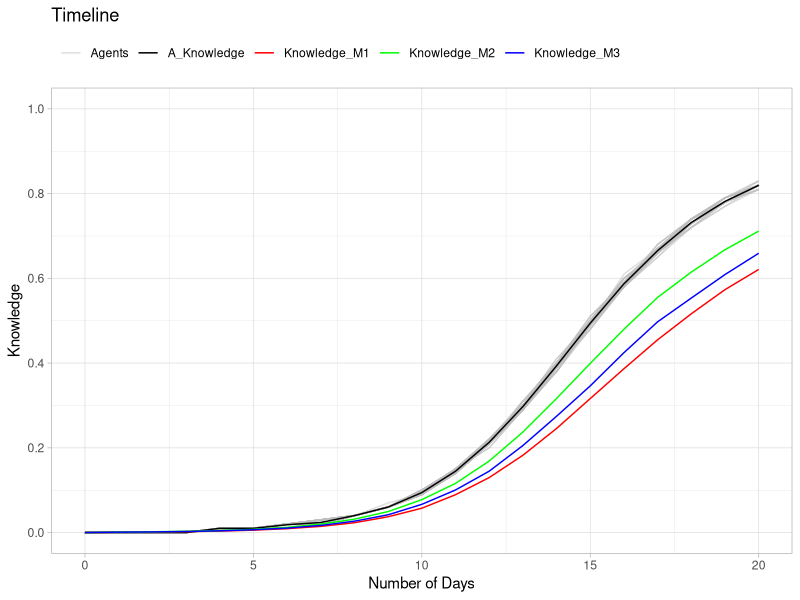
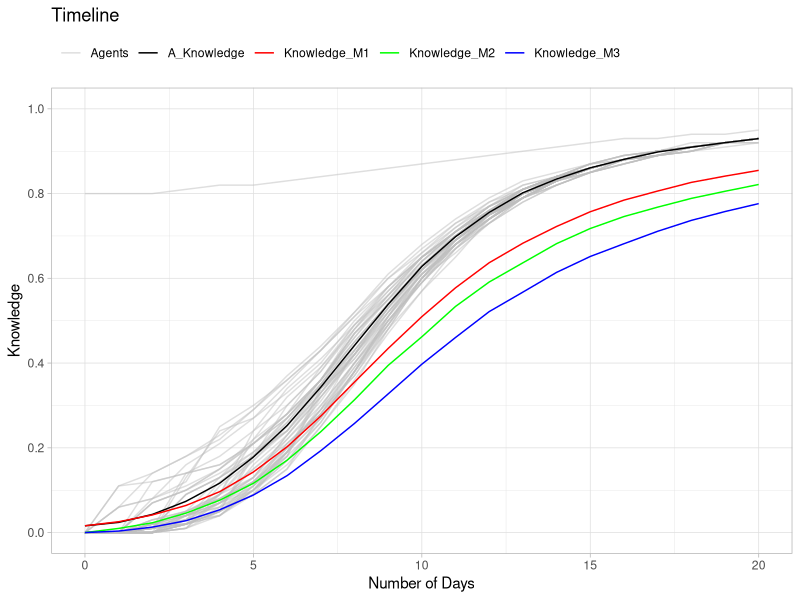
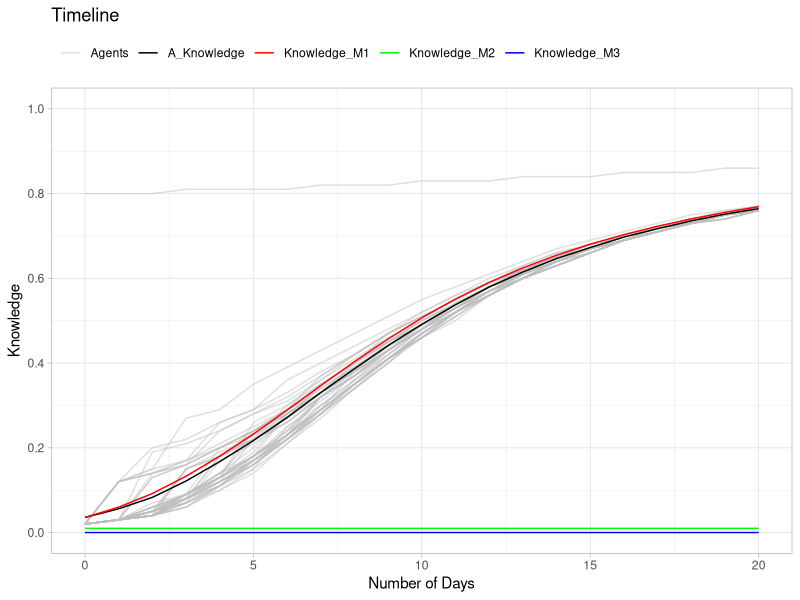
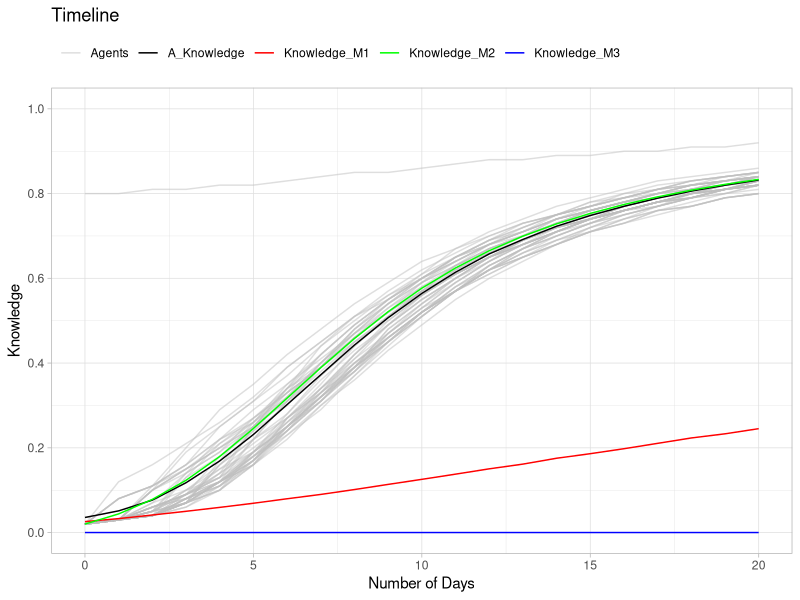
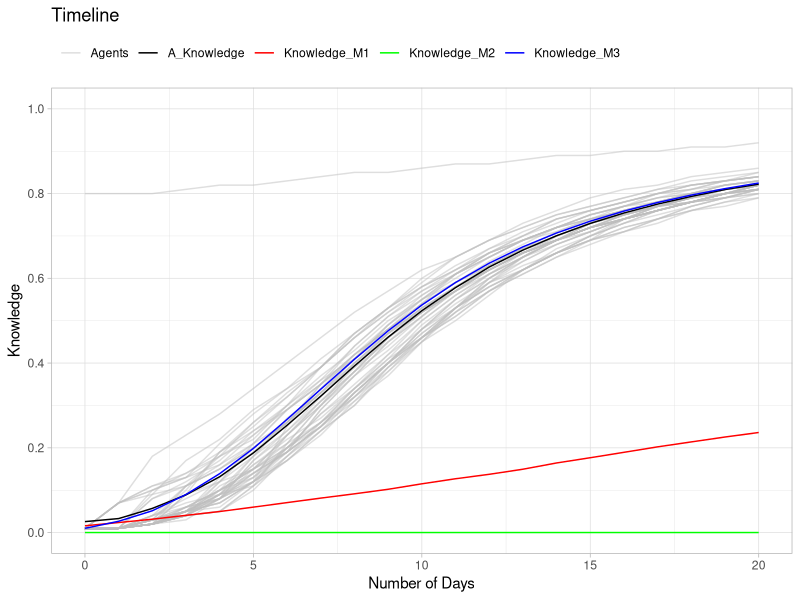

Reproduce these figures in R, in order. (Note: a time limit stopped this script after it produced the figures.)
## ---- chunk 1
library(tidyverse)  
# set.seed(1)
## ---- chunk 2
nA = 10           # number of Agents
## ---- chunk 3
update_Pop <- function(Pop = Pop,
                       name = Parametername,
                       Typ = "",
                       add = 0,
                       fac = 1,
                       set = FALSE) {
  if (Typ != "") {
    name <- paste(name, Typ, sep = "_")
  }
  if (set == FALSE) {
    if (name %in% colnames(Pop)) {
      Pop <- Pop %>%
        mutate( !!name := ( .data[[name]] + add ) * fac )
    }
  } else {
    Pop <- Pop %>%
      mutate( !!name := add * fac )
  }
  return(Pop)
}
## ---- chunk 4
longer_Pop <- function(Pop = Pop){
  Pop_long <- Pop %>%
  pivot_longer(cols = starts_with("Knowledge_"),
               names_to = "Typ",
               names_prefix = "Knowledge_",  
               values_to = "Knowledge" )
  return(Pop_long)
}
## ---- chunk 5
wider_Pop <- function(Pop_long = Pop_long){
  Pop <- Pop_long %>%
    select(-starts_with("tmp_")) %>%
    pivot_wider(names_from = Typ,
                values_from = Knowledge,
                names_prefix = "Knowledge_" ) %>%
  select(starts_with("ID"),
         starts_with("A_"),
         starts_with("Knowledge_"),
         starts_with("r_"),
         starts_with("c_"),
         everything())
  return(Pop)
}
## ---- chunk 6
update_Knowledge <- function(Pop = Pop){
  Pop_long <- longer_Pop(Pop = Pop)
  Pop_long <- Pop_long %>%
    group_by(ID) %>%
    mutate(tmp_Rank = rank(Knowledge, ties.method = "random"),
           tmp_Rank = max(tmp_Rank) - tmp_Rank + 1,
           tmp_Rank = 0.5 ^ tmp_Rank,
           tmp_LR = Knowledge * tmp_Rank,
           A_Knowledge = max(Knowledge),
           A_LearnRate = max(sum(tmp_LR),1E-3),
           A_Profile = min((A_LearnRate) / (A_Knowledge * sum(tmp_Rank)), 1),
           A_Profile = (A_Profile - 0.5) * 2,
           A_Knowledge = round(A_Knowledge, digits = 2)) %>%
    ungroup() 
  Pop <- wider_Pop(Pop_long = Pop_long)
return(Pop)
}
## ---- chunk 7
update_Topic <- function(Pop = Pop){
  Pop_long <- longer_Pop(Pop = Pop)
  Pop_long <- Pop_long %>%
    group_by(ID) %>%
    mutate(tmp_Rank = rank(Knowledge, ties.method = "random"),
           tmp_Rank = max(tmp_Rank) - tmp_Rank + 1,
           tmp_Rank = 0.5 ^ tmp_Rank,
           A_Topic = Typ[which.max(tmp_Rank)]) %>%
    ungroup() 
  Pop <- wider_Pop(Pop_long = Pop_long)
return(Pop)
}
## ---- chunk 8
gen_Pop <- function(nA = NumberOfAgents,
                    K = Knowledge,
                    Typ = SpezKnowledge,
                    pWD = percentsWorkingaDay,
                    pMD = percentsMeetingsaDay){
  ID <- seq_len(nA)
  Pop <- tibble( ID = ID, "A_Topic" = "")
  Pop <- update_Pop(Pop = Pop, name = "A_Knowledge", add = 0, set = TRUE)
  Pop <- update_Pop(Pop = Pop, name = "A_Profile", add = 0, set = TRUE)
  Pop <- update_Pop(Pop = Pop, name = "A_LearnRate", add = 0, set = TRUE)
  Pop <- update_Pop(Pop = Pop, name = "A_pWorkDay", add = pWD, set = TRUE)
  Pop <- update_Pop(Pop = Pop, name = "A_pMeetDay", add = pMD, set = TRUE)
  if (length(Typ) > 0) {
    for (i in seq_along(Typ)) {
      Pop <- update_Pop(Pop = Pop, 
                        name = "Knowledge", 
                        Typ = Typ[[i]], 
                        add = K[[i]],
                        set = TRUE)
    }
  }
  Pop <- update_Knowledge(Pop = Pop)
  Pop <- update_Topic(Pop = Pop)
  return(Pop)
  }

## ---- chunk 9
Pop <- gen_Pop( nA = 10, 
                K = list(0.2,0.2), 
                Typ = list("M0", "M1"), 
                pWD = 1, 
                pMD = 0.8)
Pop <- gen_Pop( nA = 10, 
                K = list(0.1, 0.2, 0.0), 
                Typ = list("M1", "M2", "M3"), 
                pWD = 1,
                pMD = 0.8)
Pop
## ---- chunk 10
prep_Counter <- function(Pop = Pop,
                         set = TRUE){
  Pop <- update_Pop(Pop = Pop, name = "c_time_meet", add = 0, set = set)
  Pop <- update_Pop(Pop = Pop, name = "c_time_learn", add = 0, set = set)
  Pop <- update_Pop(Pop = Pop, name = "c_n_meet", add = 0, set = set)
  return(Pop)
  }
## ---- chunk 11
prep_Res <- function(Pop = Pop,
                        time_day = hoursDay,
                        set = TRUE){
  Pop <- update_Pop(Pop = Pop, 
                    name = "r_time_meet", 
                    add = time_day * Pop[["A_pWorkDay"]], 
                    fac = Pop[["A_pMeetDay"]],
                    set = set)
  Pop <- update_Pop(Pop = Pop, 
                    name = "r_time_learn", 
                    add = time_day * Pop[["A_pWorkDay"]], 
                    fac = 1 - (Pop[["A_pMeetDay"]]) ,
                    set = set)
  return(Pop)
  }
## ---- chunk 12
Pop <- gen_Pop( nA = 10, 
                K = list(0.01, 0.2), 
                Typ = list("M1", "M2"), 
                pWD = 0.5,
                pMD = 0.8)
Pop <- prep_Counter( Pop = Pop)
Pop <- prep_Res( Pop = Pop, time_day = 8)
Pop
## ---- chunk 13
sel_SubPop <- function(Pop = Pop,
                       IDs = NULL,
                       n = 2) {
  if (is.null(IDs)) {
    IDs <- sample( Pop[["ID"]], size=n )
    }
  SubPop <- list()
  SubPop$sel <- Pop %>%
    filter(ID %in% IDs) %>%
    arrange(match(ID, IDs))
  SubPop$rest <- Pop %>%
    filter(!ID %in% IDs)
  return(SubPop)
}
## ---- chunk 14
SubPop <- sel_SubPop( Pop = Pop )
SubPop$sel
SubPop$rest
## ---- chunk 15
SubPop <- sel_SubPop( Pop = Pop , IDs = c(2, 1))
SubPop$sel
SubPop$rest
## ---- chunk 16
int_SubPop <- function(SubPop = SubPop,
                       Pop = Pop) {
  col_sort <- colnames(Pop)
  SubPop <- SubPop[, col_sort]
  IDs <- SubPop[["ID"]]
  Pop[Pop$ID %in% IDs,] <- SubPop
  Pop <- Pop %>%
    arrange(ID)
  return(Pop)
}
## ---- chunk 17
Pop
SubPop <- sel_SubPop(Pop = Pop, n = 2 )$sel
SubPop <- update_Pop(Pop = SubPop,
                     name = "Knowledge",
                     Typ = "M2",
                     add = 0,
                     set = TRUE)
Pop <- int_SubPop(SubPop = SubPop, Pop = Pop)
Pop <- update_Knowledge(Pop = Pop)
Pop <- update_Topic(Pop = Pop)
Pop
## ---- chunk 18

get_Timeline <- function(TL = Timeline,
                         Time = 0,
                         Pop = Pop) {
  TLadd <- Pop %>%
    mutate(Time = Time) %>%
    select(starts_with("ID"),
           starts_with("Time"),
           starts_with("A_Knowledge"),
           starts_with("Knowledge_"))
  if (Time == 0) {
    TL <- TLadd
  } else {
    TL <- bind_rows(TL, TLadd)
  }
  return(TL) 
}
## ---- chunk 19
Timeline <- get_Timeline(TL = Timeline,
                         Time = 0,
                         Pop = Pop)
Timeline <- get_Timeline(TL = Timeline,
                         Time = 1,
                         Pop = Pop)
Timeline

## ---- chunk 20
learn <- function(Pop = Pop,
                  con = TRUE) {
  if (con == TRUE){
    Pop <- Pop %>%
      mutate(r_time_learn = r_time_learn + r_time_meet,
             r_time_meet = 0)
    Pop <- update_Knowledge(Pop = Pop)
    Pop <- update_Topic(Pop = Pop)
  } 
  
  Pop_long <- longer_Pop(Pop = Pop)
  Pop_long <- Pop_long %>%
    group_by(ID) %>%
    mutate(r_time_learn = ifelse(Typ == A_Topic, r_time_learn, 0)) %>%
    mutate(tmp_LearnRate = A_LearnRate,
           tmp_Time0 = ( 1 - Knowledge )^( 1 / -tmp_LearnRate ),
           Knowledge = 1 - ( tmp_Time0 + r_time_learn )^( -tmp_LearnRate )) %>%
    mutate(c_time_learn = c_time_learn + sum(r_time_learn),
           r_time_learn = 0) %>%
    ungroup()
  Pop <- wider_Pop(Pop_long = Pop_long)
return(Pop)
}
## ---- chunk 21
Pop <- gen_Pop( nA = 5, 
                K = list(c(0.8, 0.3, 0, 0 ,0), 
                         c(0.0, 0.4, 0.7, 0 ,0), 
                         c(0.0, 0.4, 0.7, 0 ,0)), 
                Typ = list("M1", "M2", "M3"), 
                pWD = 1.0,
                pMD = 0.8)

Pop <- prep_Counter( Pop = Pop)
Pop <- prep_Res( Pop = Pop, time_day = 8)
Pop <- learn(Pop = Pop, con = FALSE)
Pop <- update_Knowledge(Pop = Pop)
Pop <- update_Topic(Pop = Pop)
Pop
## ---- chunk 22
sel_Pairs_rnd <- function(Pop = Pop,
                          psize = percentsOfPop) {   
  sID <- "tmp_ID"
  psize <- min(psize, 1)
  nR <- nrow(Pop)
  n <- round(nR * psize * 0.49, 0)
  n <- max(n, 1)
  
  SubPop <- sel_SubPop( Pop = Pop, n = n)   
  Slot1 <- SubPop$sel %>%     
    mutate(!!sID := seq_len(n))
  if (nrow(SubPop$rest) == n) {
    Slot2 <- SubPop$rest
  } else {
    SubPop <- sel_SubPop( Pop = SubPop$rest, n = n) 
    Slot2 <- SubPop$sel
  }
  Slot2 <- Slot2 %>%     
    mutate(!!sID := seq_len(n))
  Pairs <- bind_rows(Slot1, Slot2)
  return(Pairs)  
  }  
## ---- chunk 23
Pop
Pairs <- sel_Pairs_rnd(Pop = Pop, psize = 0.5)
Pairs
Pairs <- sel_Pairs_rnd(Pop = Pairs, psize = 1)
Pairs
## ---- chunk 24
learn_Pairs <- function(Pairs = Pairs,
                        time_meet = time_meet) {
  Pop_long <- longer_Pop(Pop = Pairs)
  Pop_long <- Pop_long %>%
  group_by(tmp_ID) %>%
    mutate(tmp_LearnRate = mean(A_LearnRate),
           tmp_facT = ifelse(Typ == A_Topic, 1, 0)) %>%
  group_by(tmp_ID, Typ) %>%
    mutate(tmp_facT = mean(tmp_facT )) %>%
  group_by(ID) %>%
    mutate(tmp_time_learn = tmp_facT * time_meet,
           tmp_Time0 = ( 1 - Knowledge )^( 1 / -tmp_LearnRate ),
           Knowledge = 1 - ( tmp_Time0 + tmp_time_learn)^( -tmp_LearnRate )) %>%
    ungroup()
  
  Pairs <- wider_Pop(Pop_long = Pop_long)
  Pairs <- Pairs %>%
    mutate(c_n_meet = c_n_meet + 1,
           c_time_meet = c_time_meet + time_meet,
           r_time_meet = r_time_meet - time_meet) 
  return(Pairs)
}

## ---- chunk 25
Pairs
Pairs <- learn_Pairs(Pairs = Pairs, time_meet = 0.75)
Pairs
Pop <- int_SubPop(SubPop = Pairs, Pop = Pop)
Pop <- update_Knowledge(Pop = Pop)
Pop <- update_Topic(Pop = Pop)
Pop
## ---- chunk 26
learn_Day <- function(Pop = Pop,
                      time_day = time_day,
                      time_meet = time_meet) { 
Pop <- update_Knowledge(Pop = Pop)
Pop <- update_Topic(Pop = Pop)
if (!any(startsWith(names(Pop), "c_"))) {
  Pop <- prep_Counter( Pop = Pop)
  Pop <- prep_Res( Pop = Pop, time_day = time_day, set = TRUE)
}
Pop <- prep_Res( Pop = Pop, time_day = time_day)

nR_Pop <- nrow(Pop)
psize <- mean(Pop[["A_pMeetDay"]])
iD <- round(time_day / time_meet, digits = 0)

for(i in 1:iD) {
  ParBreak <- Pop %>%
    select(r_time_meet) %>%
    mutate(r_time_meet = ifelse(r_time_meet >= time_meet, 1, 0))
  
  if (sum(ParBreak$r_time_meet) < 2) { break }
   
  Pop_Res <- Pop[Pop$r_time_meet >= time_meet, ]
  nR_Pop_Res <- nrow(Pop_Res)
  
  psize_i <- psize / nR_Pop_Res * nR_Pop
  
  Pairs <- sel_Pairs_rnd(Pop = Pop_Res, psize = psize_i)
  Pairs <- learn_Pairs(Pairs = Pairs, time_meet = time_meet)
  
  Pop <- int_SubPop(SubPop = Pairs, Pop = Pop)
} 
Pop <- learn(Pop = Pop, con = TRUE)
return(Pop) 
}
## ---- chunk 27
Pop <- gen_Pop( nA = 5, 
                K = list(c(0.8, 0.3, 0, 0 ,0), 
                         c(0.0, 0.4, 0.7, 0 ,0), 
                         c(0.0, 0.4, 0.7, 0 ,0)), 
                Typ = list("M1", "M2", "M3"), 
                pWD = 0.8,
                pMD = 0.5)

Pop
Pop <- learn_Day(Pop = Pop, time_day = 8, time_meet = 0.75)
Pop
## ---- chunk 28
plt_Timeline <- function(TL) {
  Knowledges <- names(TL)[startsWith(names(TL), "Knowledge_")]
  TL <- TL %>%
    group_by(Time) %>%
    mutate(mean_A_Knowledge = mean(A_Knowledge, na.rm = TRUE)) %>%
    mutate(across(all_of(Knowledges),
                  ~ mean(.x, na.rm = TRUE),
                  .names = "mean_{.col}")) %>%
    ungroup()

  p <- ggplot(data = TL, aes(x = Time)) +
    geom_line(aes(y = A_Knowledge, group = ID, color = "Agents"),
              alpha = 0.5, linetype = "solid") +
    geom_line(aes(y = mean_A_Knowledge, color = "Knowledge"), linetype = "solid") +
    ggtitle("Timeline") +
    xlab("Number of Days") +
    ylab("Knowledge") +
    scale_y_continuous(limits = c(0, 1), breaks = seq(0, 1, 0.2)) +
    theme_light() +
    theme(
      legend.title = element_blank(),
      legend.position = "top",
      legend.justification = "left"
    )
  
  colors <- setNames(rainbow(length(Knowledges)), Knowledges)

  for (var in Knowledges) {
    mean_var <- paste0("mean_", var)
    p <- p + geom_line(aes_string(y = mean_var, color = shQuote(var)), 
                       linetype = "solid")
    p <- p + scale_color_manual(
    values = c("Agents" = "grey", "Knowledge" = "black", colors),
    labels = c("Agents" = "Agents", "Knowledge" = "A_Knowledge", Knowledges))
    }

  return(p)
}
## ---- chunk 29

sim_Days <- function(Pop = Pop,
                     nD = nubmberDay,
                     time_day = 8,
                     time_meet = 0.75) {
  Pop <- update_Knowledge(Pop = Pop)
  Pop <- update_Topic(Pop = Pop)
  Pop <- prep_Counter( Pop = Pop)
  Pop <- prep_Res( Pop = Pop, time_day = time_day)
  TL <- get_Timeline(TL = TL,
                     Time = 0,
                     Pop = Pop)
  for(i in 1:nD) {
    Pop <- learn_Day(Pop = Pop,
                     time_day = time_day,
                     time_meet = time_meet)
    TL <- get_Timeline(TL = TL,
                       Time = i,
                       Pop = Pop)
  }
    
  Output <- list( Pop = Pop,
                  TL = TL)
  return(Output)
}
## ---- chunk 30

nA <- 50                          # number of Agents

Pop <- gen_Pop( nA = nA, 
                K = list(0.0, 0.0, 0.0),
                Typ = list("M1", "M2", "M3"), 
                pWD = 0.8,
                pMD = 0.8)
Pop

res <- sim_Days(Pop = Pop,
                nD = 20)

res$Pop
plt_Timeline(TL = res$TL)

## ---- chunk 31
Pop <- gen_Pop( nA = nA, 
                K = list(0.0, 0.0, 0.0),
                Typ = list("M1", "M2", "M3"), 
                pWD = 0.8,
                pMD = 0.8)
Pop[Pop$ID == 1, "Knowledge_M1"] <- 0.8
#Pop[Pop$ID == 2, "Knowledge_M2"] <- 0.8
#Pop[Pop$ID == 3, "Knowledge_M3"] <- 0.8
Pop <- update_Knowledge(Pop = Pop)
Pop <- update_Topic(Pop = Pop)
Pop

res <- sim_Days(Pop = Pop,
                nD = 20)

res$Pop
plt_Timeline(res$TL)
## ---- chunk 32
Pop <- gen_Pop( nA = nA, 
                K = list(0.02, 0.01, 0.0),
                Typ = list("M1", "M2", "M3"), 
                pWD = 0.8,
                pMD = 0.8)
Pop[Pop$ID == 1, "Knowledge_M1"] <- 0.8
#Pop[Pop$ID == 2, "Knowledge_M2"] <- 0.8
#Pop[Pop$ID == 3, "Knowledge_M3"] <- 0.8
Pop <- update_Knowledge(Pop = Pop)
Pop <- update_Topic(Pop = Pop)
Pop

res <- sim_Days(Pop = Pop,
                nD = 20)

res$Pop
plt_Timeline(res$TL)
## ---- chunk 33
Pop <- gen_Pop( nA = nA, 
                K = list(0.01, 0.02, 0.0),
                Typ = list("M1", "M2", "M3"), 
                pWD = 0.8,
                pMD = 0.8)
Pop[Pop$ID == 1, "Knowledge_M1"] <- 0.8
#Pop[Pop$ID == 2, "Knowledge_M2"] <- 0.8
#Pop[Pop$ID == 3, "Knowledge_M3"] <- 0.8
Pop <- update_Knowledge(Pop = Pop)
Pop <- update_Topic(Pop = Pop)
Pop

res <- sim_Days(Pop = Pop,
                nD = 20)

res$Pop
plt_Timeline(res$TL)
## ---- chunk 34
Pop <- gen_Pop( nA = nA, 
                K = list(0.0, 0.0, 0.01),
                Typ = list("M1", "M2", "M3"), 
                pWD = 0.8,
                pMD = 0.8)
Pop[Pop$ID == 1, "Knowledge_M1"] <- 0.8
#Pop[Pop$ID == 2, "Knowledge_M2"] <- 0.8
#Pop[Pop$ID == 3, "Knowledge_M3"] <- 0.8
Pop <- update_Knowledge(Pop = Pop)
Pop <- update_Topic(Pop = Pop)
Pop

res <- sim_Days(Pop = Pop,
                nD = 20)

res$Pop
plt_Timeline(res$TL)
## ---- chunk 35
Pop <- gen_Pop( nA = nA, 
                K = list(0.0, 0.0, 0.01),
                Typ = list("M1", "M2", "M3"), 
                pWD = 0.8,
                pMD = 0.8)
#Pop[Pop$ID == 1, "Knowledge_M1"] <- 0.8
Pop[Pop$ID == 2, "Knowledge_M2"] <- 0.8
#Pop[Pop$ID == 3, "Knowledge_M3"] <- 0.8
Pop <- update_Knowledge(Pop = Pop)
Pop <- update_Topic(Pop = Pop)
Pop

res <- sim_Days(Pop = Pop,
                nD = 20)

res$Pop
plt_Timeline(res$TL)
